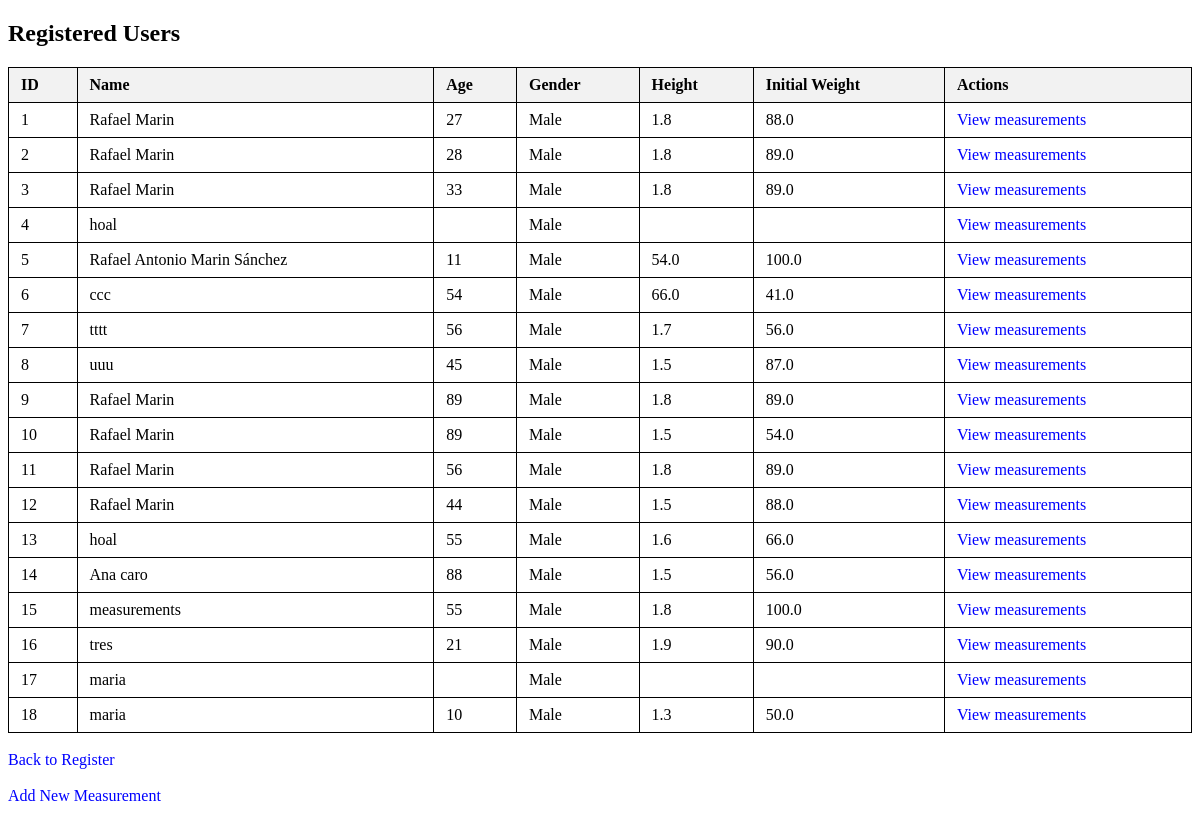
Screenshot of /users with the database file from the repository.
### tables this page shows
CREATE TABLE users (
                   id INTEGER PRIMARY KEY AUTOINCREMENT,
                   name TEXT NOT NULL,
                   age INTEGER,
                   gender TEXT,
                   height REAL,
                   initial_weight REAL
                );

### weight_tracker/app.py (the view)
@app.route('/users')
def users():
    all_users = get_users()
    return render_template('users.html', users=all_users)

### weight_tracker/user.py (called while the page is built)
def get_users():
    with sqlite3.connect(DB_NAME) as conn:
        cursor = conn.cursor()
        cursor.execute("SELECT id, name, age, gender, height, initial_weight From users")
        return cursor.fetchall()

### weight_tracker/templates/users.html (shortened to what this page needs)
<!DOCTYPE html>
<html>
<head>
</head>
<body>
    <h2>Registered Users</h2>
    <table>
        <thead>
            <tr>
                 <th>ID</th>
                <th>Name</th>
                <th>Age</th>
                <th>Gender</th>
                <th>Height</th>
                <th>Initial Weight</th>
                <th>Actions</th>
            </tr>
        </thead>
        <tbody>
            {% for user in users %}
            <tr>
                <td>{{ user [0] }}</td>
                <td>{{ user [1] }}</td>
                <td>{{ user [2] }}</td>
                <td>{{ user [3] }}</td>
                <td>{{ user [4] }}</td>
                <td>{{ user [5] }}</td>
                <td>
                    <a href="/measurements/{{ user[0] }}">View measurements</a>
                </td>
            </tr>
            {% endfor %}
        </tbody>
    </table>
    <br>
    <a href="/">Back to Register</a>
    <br><br>
    <a href="/add_measurement"> Add New Measurement</a>
</body>
</html>

### weight_tracker/templates/users.html (style rules this page uses)
table { border-collapse: collapse; width: 100%; }
th, td { padding: 8px 12px; border: 1px solid #000; text-align: left; }
th { background-color: #f2f2f2; }
a { text-decoration: none; color: blue; }

### rows the page displays
users: id "1", name "Rafael Marin", age "27", gender "Male", height "1.8", initial_weight "88.0"
users: id "2", name "Rafael Marin", age "28", gender "Male", height "1.8", initial_weight "89.0"
users: id "3", name "Rafael Marin", age "33", gender "Male", height "1.8", initial_weight "89.0"
users: id "4", name "hoal", gender "Male"
users: id "5", name "Rafael Antonio Marin Sánchez", age "11", gender "Male", height "54.0", initial_weight "100.0"
users: id "6", name "ccc", age "54", gender "Male", height "66.0", initial_weight "41.0"
users: id "7", name "tttt", age "56", gender "Male", height "1.7", initial_weight "56.0"
users: id "8", name "uuu", age "45", gender "Male", height "1.5", initial_weight "87.0"
users: id "9", name "Rafael Marin", age "89", gender "Male", height "1.8", initial_weight "89.0"
users: id "10", name "Rafael Marin", age "89", gender "Male", height "1.5", initial_weight "54.0"
users: id "11", name "Rafael Marin", age "56", gender "Male", height "1.8", initial_weight "89.0"
users: id "12", name "Rafael Marin", age "44", gender "Male", height "1.5", initial_weight "88.0"
users: id "13", name "hoal", age "55", gender "Male", height "1.6", initial_weight "66.0"
users: id "14", name "Ana caro", age "88", gender "Male", height "1.5", initial_weight "56.0"
users: id "15", name "measurements", age "55", gender "Male", height "1.8", initial_weight "100.0"
users: id "16", name "tres", age "21", gender "Male", height "1.9", initial_weight "90.0"
users: id "17", name "maria", gender "Male"
users: id "18", name "maria", age "10", gender "Male", height "1.3", initial_weight "50.0"
